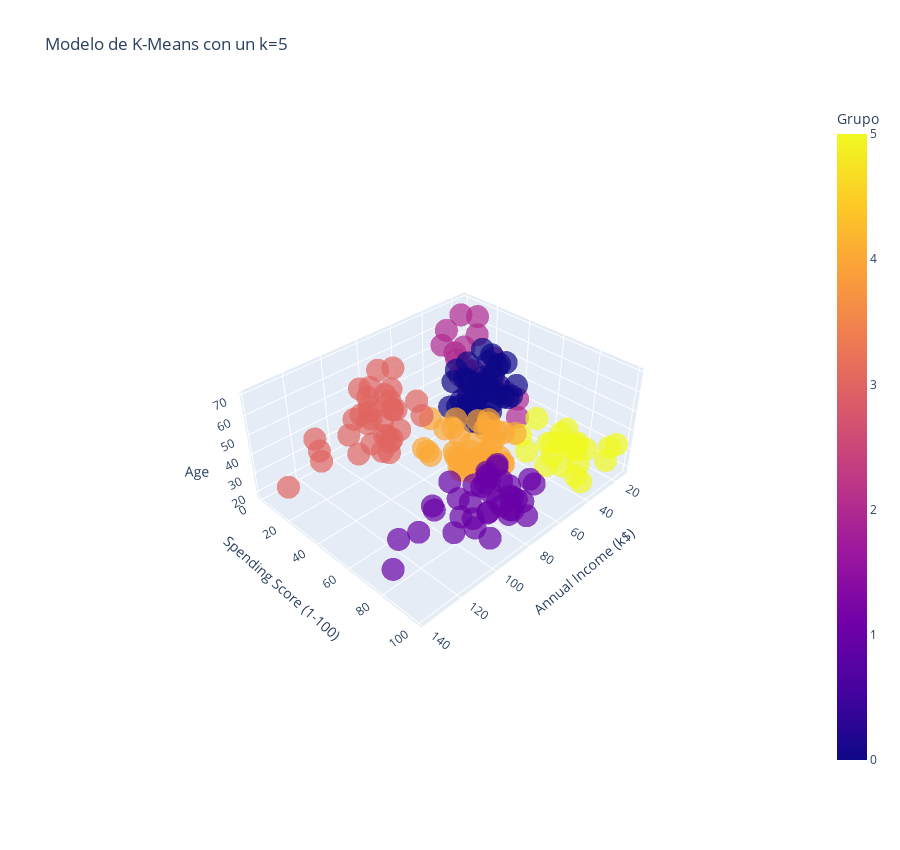

The code cell stored with this chart in its notebook:
### Code cell
# Creamos un modelo en 3D de los Datos agrupados
Grafica_3D = px.scatter_3d(data, x='Annual Income (k$)', y='Spending Score (1-100)', z='Age', color='Grupo', symbol='Grupo', symbol_map={0: 'circle', 1: 'circle', 2: 'circle', 3: 'circle', 4: 'circle', 5: 'circle'}, opacity=0.7, width=900, height=850, title=f'Modelo de K-Means con un k={5}', labels={'label': 'Cluster'}, color_discrete_map={})
Grafica_3D.update_layout(showlegend=False)

### Figure 1 — Plotly figure (JSON) as saved in the notebook; plotly's stock layout.template omitted (floating-point values rounded to 4 significant figures)
{"data": [{"hovertemplate": "Grupo=%{marker.color}<br>Annual Income (k$)=%{x}<br>Spending Score (1-100)=%{y}<br>Age=%{z}<extra></extra>", "legendgroup": "2", "marker": {"color": [2, 2, 2, 2, 2, 2, 2, 2, 2, 2, 2, 2, 2, 2, 2, 2, 2, 2, 2, 2, 2, 2], "coloraxis": "coloraxis", "opacity": 0.7, "symbol": "circle"}, "mode": "markers", "name": "2", "scene": "scene", "showlegend": true, "type": "scatter3d", "x": [15, 16, 17, 18, 19, 19, 20, 20, 21, 23, 24, 25, 28, 28, 29, 30, 33, 33, 34, 37, 39, 39], "y": [39, 6, 40, 6, 3, 14, 15, 13, 35, 29, 35, 5, 14, 32, 31, 4, 4, 14, 17, 26, 36, 28], "z": [19, 20, 31, 35, 64, 67, 58, 37, 35, 52, 35, 46, 54, 45, 40, 60, 53, 49, 42, 36, 48, 49]}, {"hovertemplate": "Grupo=%{marker.color}<br>Annual Income (k$)=%{x}<br>Spending Score (1-100)=%{y}<br>Age=%{z}<extra></extra>", "legendgroup": "5", "marker": {"color": [5, 5, 5, 5, 5, 5, 5, 5, 5, 5, 5, 5, 5, 5, 5, 5, 5, 5, 5, 5, 5, 5, 5], "coloraxis": "coloraxis", "opacity": 0.7, "symbol": "circle"}, "mode": "markers", "name": "5", "scene": "scene", "showlegend": true, "type": "scatter3d", "x": [15, 16, 17, 18, 19, 19, 20, 20, 21, 23, 24, 25, 28, 28, 29, 30, 33, 33, 34, 37, 38, 39, 39], "y": [81, 77, 76, 94, 72, 99, 77, 79, 66, 98, 73, 73, 82, 61, 87, 73, 92, 81, 73, 75, 92, 61, 65], "z": [21, 23, 22, 23, 30, 35, 24, 22, 20, 35, 25, 31, 29, 35, 23, 21, 18, 21, 30, 20, 24, 31, 24]}, {"hovertemplate": "Grupo=%{marker.color}<br>Annual Income (k$)=%{x}<br>Spending Score (1-100)=%{y}<br>Age=%{z}<extra></extra>", "legendgroup": "0", "marker": {"color": [0, 0, 0, 0, 0, 0, 0, 0, 0, 0, 0, 0, 0, 0, 0, 0, 0, 0, 0, 0, 0, 0, 0, 0, 0, 0, 0, 0, 0, 0, 0, 0, 0, 0, 0, 0, 0, 0, 0, 0, 0, 0, 0, 0], "coloraxis": "coloraxis", "opacity": 0.7, "symbol": "circle"}, "mode": "markers", "name": "0", "scene": "scene", "showlegend": true, "type": "scatter3d", "x": [38, 40, 42, 43, 43, 43, 44, 44, 46, 46, 47, 47, 48, 48, 48, 49, 49, 50, 50, 54, 54, 54, 54, 54, 54, 54, 57, 58, 59, 60, 60, 61, 62, 62, 62, 63, 63, 63, 63, 63, 65, 65, 67, 67], "y": [35, 55, 52, 60, 45, 41, 50, 46, 46, 56, 52, 59, 51, 50, 48, 55, 42, 49, 56, 47, 53, 42, 51, 41, 44, 46, 58, 46, 55, 49, 47, 42, 48, 59, 56, 50, 46, 43, 48, 52, 43, 59, 43, 57], "z": [65, 50, 49, 59, 50, 47, 51, 69, 53, 70, 67, 54, 63, 43, 68, 70, 47, 60, 60, 59, 45, 49, 57, 67, 46, 48, 55, 50, 68, 48, 47, 48, 49, 67, 49, 66, 54, 68, 66, 65, 63, 49, 51, 50]}, {"hovertemplate": "Grupo=%{marker.color}<br>Annual Income (k$)=%{x}<br>Spending Score (1-100)=%{y}<br>Age=%{z}<extra></extra>", "legendgroup": "4", "marker": {"color": [4, 4, 4, 4, 4, 4, 4, 4, 4, 4, 4, 4, 4, 4, 4, 4, 4, 4, 4, 4, 4, 4, 4, 4, 4, 4, 4, 4, 4, 4, 4, 4, 4, 4, 4, 4, 4, 4], "coloraxis": "coloraxis", "opacity": 0.7, "symbol": "circle"}, "mode": "markers", "name": "4", "scene": "scene", "showlegend": true, "type": "scatter3d", "x": [40, 40, 40, 42, 43, 46, 46, 48, 48, 48, 54, 54, 54, 54, 54, 57, 58, 59, 60, 60, 60, 60, 61, 62, 62, 62, 63, 64, 64, 65, 65, 67, 67, 69, 70, 71, 72, 76], "y": [47, 42, 42, 60, 54, 51, 55, 59, 59, 47, 54, 48, 52, 55, 57, 55, 60, 41, 40, 42, 52, 50, 49, 41, 55, 42, 54, 42, 46, 48, 50, 56, 40, 58, 29, 35, 34, 40], "z": [27, 29, 31, 33, 31, 27, 19, 18, 19, 32, 26, 40, 23, 38, 21, 22, 34, 18, 40, 32, 24, 27, 20, 23, 26, 21, 19, 38, 19, 18, 19, 27, 38, 40, 23, 43, 25, 28]}, {"hovertemplate": "Grupo=%{marker.color}<br>Annual Income (k$)=%{x}<br>Spending Score (1-100)=%{y}<br>Age=%{z}<extra></extra>", "legendgroup": "1", "marker": {"color": [1, 1, 1, 1, 1, 1, 1, 1, 1, 1, 1, 1, 1, 1, 1, 1, 1, 1, 1, 1, 1, 1, 1, 1, 1, 1, 1, 1, 1, 1, 1, 1, 1, 1, 1, 1, 1, 1, 1], "coloraxis": "coloraxis", "opacity": 0.7, "symbol": "circle"}, "mode": "markers", "name": "1", "scene": "scene", "showlegend": true, "type": "scatter3d", "x": [69, 70, 71, 71, 71, 72, 73, 73, 74, 75, 76, 77, 77, 78, 78, 78, 78, 78, 78, 79, 81, 85, 86, 87, 87, 87, 88, 88, 93, 97, 98, 99, 101, 103, 103, 113, 120, 126, 137], "y": [91, 77, 95, 75, 75, 71, 88, 73, 72, 93, 87, 97, 74, 90, 88, 76, 89, 78, 73, 83, 93, 75, 95, 63, 75, 92, 86, 69, 90, 86, 88, 97, 68, 85, 69, 91, 79, 74, 83], "z": [39, 31, 40, 38, 39, 31, 29, 32, 35, 32, 32, 28, 32, 34, 39, 38, 27, 30, 30, 29, 31, 36, 33, 32, 28, 36, 30, 27, 35, 32, 29, 30, 28, 36, 32, 38, 35, 32, 30]}, {"hovertemplate": "Grupo=%{marker.color}<br>Annual Income (k$)=%{x}<br>Spending Score (1-100)=%{y}<br>Age=%{z}<extra></extra>", "legendgroup": "3", "marker": {"color": [3, 3, 3, 3, 3, 3, 3, 3, 3, 3, 3, 3, 3, 3, 3, 3, 3, 3, 3, 3, 3, 3, 3, 3, 3, 3, 3, 3, 3, 3, 3, 3, 3, 3], "coloraxis": "coloraxis", "opacity": 0.7, "symbol": "circle"}, "mode": "markers", "name": "3", "scene": "scene", "showlegend": true, "type": "scatter3d", "x": [71, 71, 73, 73, 74, 75, 77, 77, 78, 78, 78, 78, 78, 78, 79, 81, 85, 86, 87, 87, 87, 88, 88, 93, 97, 98, 99, 101, 103, 103, 113, 120, 126, 137], "y": [11, 9, 5, 7, 10, 5, 12, 36, 22, 17, 20, 16, 1, 1, 35, 5, 26, 20, 27, 13, 10, 13, 15, 14, 32, 15, 39, 24, 17, 23, 8, 16, 28, 18], "z": [59, 47, 20, 44, 19, 57, 25, 48, 34, 43, 44, 47, 37, 34, 56, 19, 50, 42, 36, 40, 36, 52, 58, 59, 37, 46, 41, 54, 41, 34, 33, 47, 45, 32]}], "layout": {"coloraxis": {"colorbar": {"title": {"text": "Grupo"}}, "colorscale": [[0, "#0d0887"], [0.1111, "#46039f"], [0.2222, "#7201a8"], [0.3333, "#9c179e"], [0.4444, "#bd3786"], [0.5556, "#d8576b"], [0.6667, "#ed7953"], [0.7778, "#fb9f3a"], [0.8889, "#fdca26"], [1, "#f0f921"]]}, "height": 850, "legend": {"title": {"text": "Grupo"}, "tracegroupgap": 0}, "scene": {"aspectmode": "auto", "aspectratio": {"x": 1.429, "y": 1.148, "z": 0.6093}, "camera": {"center": {"x": 0, "y": 0, "z": 0}, "eye": {"x": 2.206, "y": 2.206, "z": 2.206}, "projection": {"type": "perspective"}, "up": {"x": 0, "y": 0, "z": 1}}, "domain": {"x": [0, 1], "y": [0, 1]}, "xaxis": {"title": {"text": "Annual Income (k$)"}, "type": "linear"}, "yaxis": {"title": {"text": "Spending Score (1-100)"}, "type": "linear"}, "zaxis": {"title": {"text": "Age"}, "type": "linear"}}, "showlegend": false, "title": {"text": "Modelo de K-Means con un k=5"}, "width": 900}}
